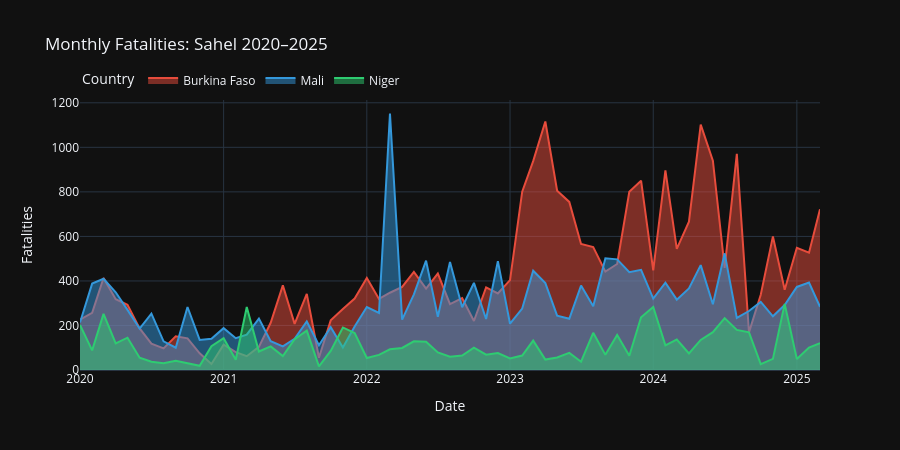

The code cell stored with this chart in its notebook:
### Markdown cell above
## 2. Monthly Fatalities
---
Incidents and fatalities do not always follow the same pattern.  
A month with few incidents can have a very high death toll if those 
incidents involve massacres or large-scale battles.

This chart shows the **human cost** of conflict over time, per country.

### Code cell
fig2 = px.line(
    monthly,
    x="year_month_dt",
    y="fatalities",
    color="country",
    title="Monthly Fatalities: Sahel 2020–2025",
    labels={
        "year_month_dt": "Date",
        "fatalities":    "Fatalities",
        "country":       "Country",
    },
    color_discrete_map={
        "Burkina Faso": "#e74c3c",
        "Mali":         "#3498db",
        "Niger":        "#2ecc71",
    },
    template="plotly_dark",
)

# Fill under each line independently (not stacked)
fig2.update_traces(fill="tozeroy", opacity=0.4)

fig2.update_layout(
    hovermode="x unified",
    legend=dict(orientation="h", yanchor="bottom", y=1.02),
    height=450,
)
fig2.show()
